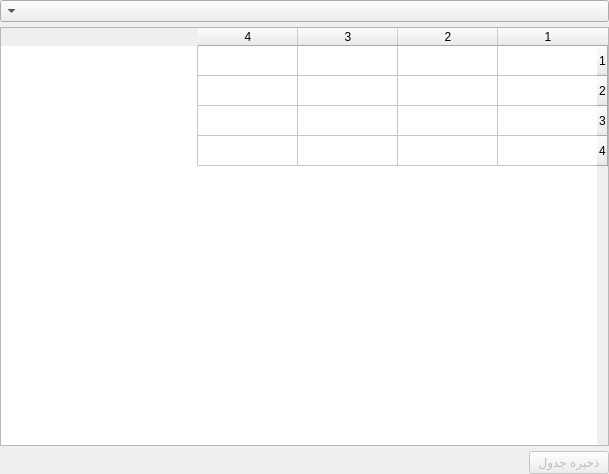
<?xml version="1.0" encoding="UTF-8"?>
<ui version="4.0">
 <class>Frame</class>
 <widget class="QFrame" name="Frame">
  <property name="geometry">
   <rect>
    <x>0</x>
    <y>0</y>
    <width>609</width>
    <height>474</height>
   </rect>
  </property>
  <property name="windowTitle">
   <string>Frame</string>
  </property>
  <property name="layoutDirection">
   <enum>Qt::LayoutDirection::RightToLeft</enum>
  </property>
  <layout class="QVBoxLayout" name="verticalLayout" stretch="0,1,0">
   <property name="spacing">
    <number>5</number>
   </property>
   <property name="leftMargin">
    <number>0</number>
   </property>
   <property name="topMargin">
    <number>0</number>
   </property>
   <property name="rightMargin">
    <number>0</number>
   </property>
   <property name="bottomMargin">
    <number>0</number>
   </property>
   <item>
    <widget class="QFrame" name="frame">
     <property name="frameShape">
      <enum>QFrame::Shape::NoFrame</enum>
     </property>
     <property name="frameShadow">
      <enum>QFrame::Shadow::Raised</enum>
     </property>
     <layout class="QVBoxLayout" name="verticalLayout_3">
      <property name="spacing">
       <number>5</number>
      </property>
      <property name="leftMargin">
       <number>0</number>
      </property>
      <property name="topMargin">
       <number>0</number>
      </property>
      <property name="rightMargin">
       <number>0</number>
      </property>
      <property name="bottomMargin">
       <number>0</number>
      </property>
      <item>
       <widget class="QComboBox" name="form_names">
        <property name="placeholderText">
         <string>فرم را انتخاب کنید</string>
        </property>
       </widget>
      </item>
     </layout>
    </widget>
   </item>
   <item>
    <widget class="QFrame" name="frame_2">
     <property name="frameShape">
      <enum>QFrame::Shape::NoFrame</enum>
     </property>
     <property name="frameShadow">
      <enum>QFrame::Shadow::Raised</enum>
     </property>
     <layout class="QVBoxLayout" name="verticalLayout_2">
      <property name="spacing">
       <number>5</number>
      </property>
      <property name="leftMargin">
       <number>0</number>
      </property>
      <property name="topMargin">
       <number>0</number>
      </property>
      <property name="rightMargin">
       <number>0</number>
      </property>
      <property name="bottomMargin">
       <number>0</number>
      </property>
      <item>
       <widget class="QTableWidget" name="table">
        <property name="editTriggers">
         <set>QAbstractItemView::EditTrigger::NoEditTriggers</set>
        </property>
        <property name="selectionMode">
         <enum>QAbstractItemView::SelectionMode::SingleSelection</enum>
        </property>
        <property name="selectionBehavior">
         <enum>QAbstractItemView::SelectionBehavior::SelectRows</enum>
        </property>
        <property name="rowCount">
         <number>4</number>
        </property>
        <property name="columnCount">
         <number>4</number>
        </property>
        <row/>
        <row/>
        <row/>
        <row/>
        <column/>
        <column/>
        <column/>
        <column/>
       </widget>
      </item>
     </layout>
    </widget>
   </item>
   <item>
    <widget class="QFrame" name="frame_3">
     <property name="frameShape">
      <enum>QFrame::Shape::NoFrame</enum>
     </property>
     <property name="frameShadow">
      <enum>QFrame::Shadow::Raised</enum>
     </property>
     <layout class="QHBoxLayout" name="horizontalLayout" stretch="0,0">
      <property name="spacing">
       <number>10</number>
      </property>
      <property name="leftMargin">
       <number>0</number>
      </property>
      <property name="topMargin">
       <number>0</number>
      </property>
      <property name="rightMargin">
       <number>0</number>
      </property>
      <property name="bottomMargin">
       <number>0</number>
      </property>
      <item>
       <widget class="QPushButton" name="save_button">
        <property name="enabled">
         <bool>false</bool>
        </property>
        <property name="sizePolicy">
         <sizepolicy hsizetype="Preferred" vsizetype="Expanding">
          <horstretch>0</horstretch>
          <verstretch>0</verstretch>
         </sizepolicy>
        </property>
        <property name="text">
         <string>ذخیره جدول</string>
        </property>
       </widget>
      </item>
      <item>
       <spacer name="horizontalSpacer">
        <property name="orientation">
         <enum>Qt::Orientation::Horizontal</enum>
        </property>
        <property name="sizeHint" stdset="0">
         <size>
          <width>40</width>
          <height>20</height>
         </size>
        </property>
       </spacer>
      </item>
     </layout>
    </widget>
   </item>
  </layout>
 </widget>
 <resources/>
 <connections/>
</ui>
